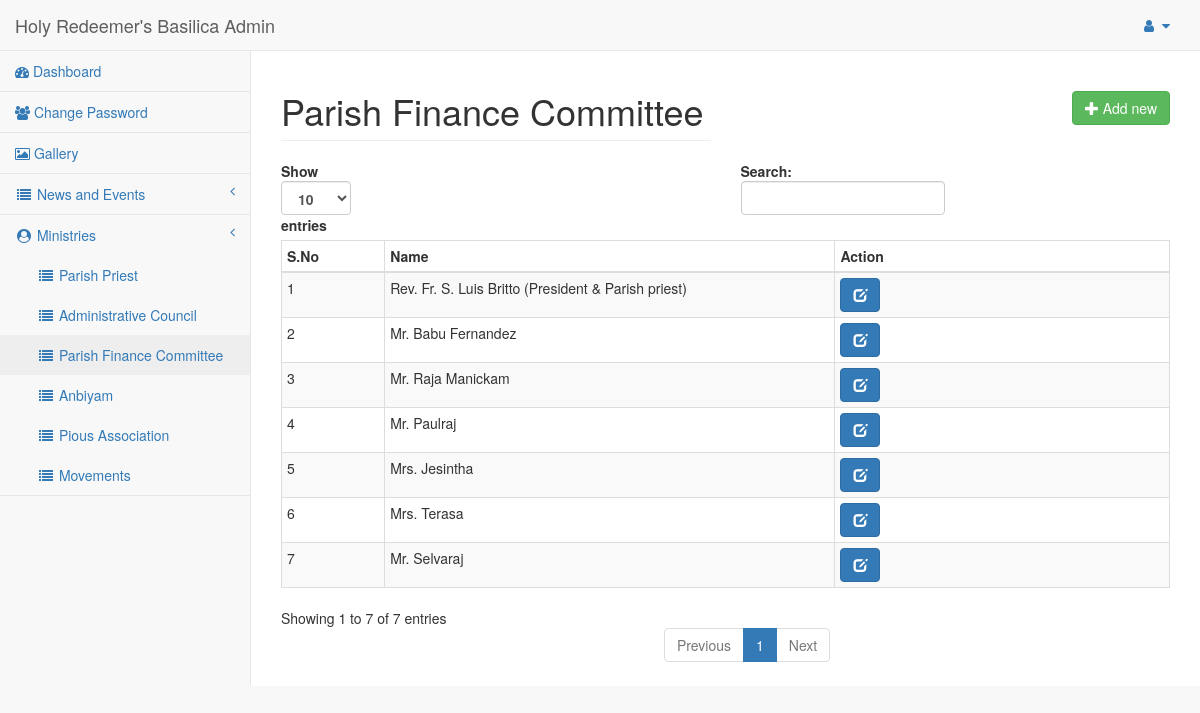
The page /admin-panel/parish_finance_list.php (signed in) on the database its author committed.
### tables this page shows
CREATE TABLE `parish_finance` (
  `id` int(11) NOT NULL AUTO_INCREMENT,
  `name` varchar(191) DEFAULT NULL,
  `designation` varchar(191) DEFAULT NULL,
  `address` text,
  `from_year` int(11) DEFAULT NULL,
  `to_year` int(11) DEFAULT NULL,
  `contact_no` bigint(20) DEFAULT NULL,
  KEY `id` (`id`)
);

### admin-panel/parish_finance_list.php (the view, shortened to what this page needs)
<?php
include "connect.php";
$select = mysqli_query($connect,"select * from parish_finance");
?>
<?php include BASE_PATH . '/includes/header.php'; ?>
<div id="page-wrapper">
    <div class="row">
        <div class="col-lg-6">
            <h1 class="page-header">Parish Finance Committee</h1>
        </div>
        <div class="col-lg-6">
            <div class="page-action-links text-right">
                <a href="parish_finance_form.php" class="btn btn-success"><i class="glyphicon glyphicon-plus"></i> Add new</a>
            </div>
        </div>
    </div>
    <table class="table table-striped table-bordered table-condensed" id="dataTables-example">
        <thead>
            <tr>
                <th width="5%"> S.No</th>
                <th width="20%">Name</th>
                <th width="15%">Action</th>
            </tr>
        </thead>
        <tbody>
            <?php
            $i=1;
            while($fetch = mysqli_fetch_assoc($select))
            {
            ?>
            <tr>
                <td><?php echo $i;?></td>
                <td><?php echo $fetch['name'];?></td>
                <td><a href="parish_finance_edit.php?id=<?php echo
                    $fetch['id'];?>" class="btn btn-primary"><i class="glyphicon glyphicon-edit"></i></a>
                </td>
            </tr>
             <?php
             $i++; }?>
        </tbody>
    </table>
</div>
<?php include BASE_PATH . '/includes/footer.php'; ?>

### admin-panel/assets/css/sb-admin-2.css (style rules this page uses)
body { background-color: #f8f8f8; }
#page-wrapper { padding: 0 15px; min-height: 568px; background-color: white; }
@media (min-width: 768px) { #page-wrapper { position: inherit; margin: 0 0 0 250px; padding: 0 30px; border-left: 1px solid #e7e7e7; } }
.page-action-links { margin:40px 0px 20px 0px; }

### rows shown on the page
parish_finance: name "Rev. Fr. S. Luis Britto (President & Parish priest)"
parish_finance: name "Mr. Babu Fernandez"
parish_finance: name "Mr. Raja Manickam"
parish_finance: name "Mr. Paulraj"
parish_finance: name "Mrs. Jesintha"
parish_finance: name "Mrs. Terasa"
parish_finance: name "Mr. Selvaraj"
